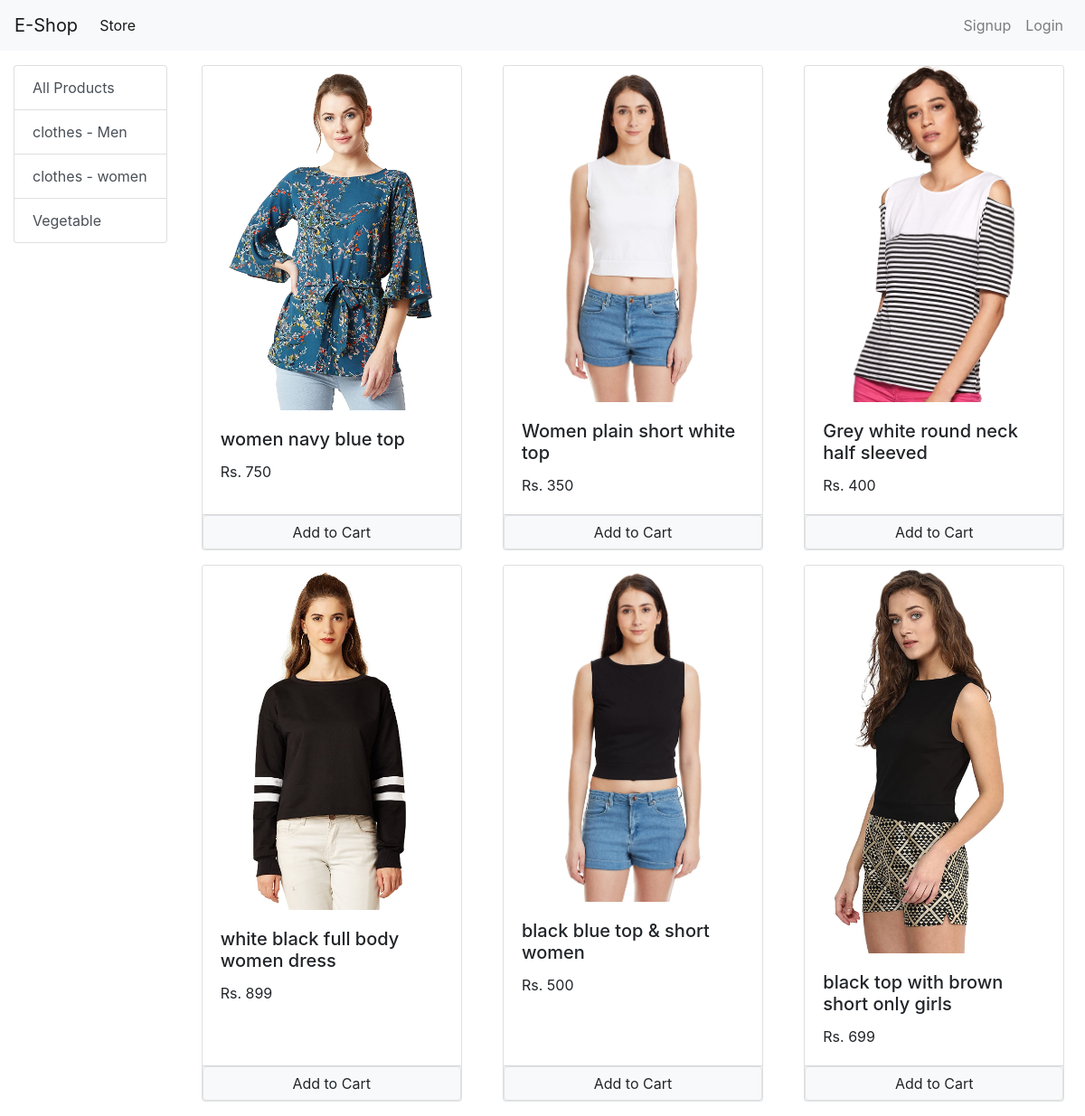
The app's page /?category=2 with its own data.
### store/models.py (models this page shows, shortened)
class Category(models.Model):
    name = models.CharField(max_length=50)
    def __str__(self):
        return self.name
    @staticmethod
    def get_all_category():
        return Category.objects.all()

class Product(models.Model):
    name = models.CharField(max_length=50)
    price = models.IntegerField(default=0)
    category = models.ForeignKey(Category, on_delete=models.CASCADE, default=1)
    description = models.CharField(max_length=200, default='')
    image = models.ImageField(upload_to='uploads/products/')
    @staticmethod
    def get_all_products_by_category_id(category_id):
        print(f"inside func with id-- {category_id}")
        if category_id:
            return Product.objects.filter(category = category_id)
        else:
            return Product.get_all_products()

### store/views.py (the view, shortened to what this page needs)
# urls.py: path('', Index_page.as_view(), name="index"),
class Index_page(View):
    def get(self, request):
        print(f"Request method ===== {request.method}")
        cart = request.session.get('cart')
        if not cart:
            request.session['cart'] = {}
        products = None
        categories = Category.get_all_category()
        category_id = request.GET.get('category')
        print(f"category id = {category_id}")
        if category_id:
            products = Product.get_all_products_by_category_id(category_id)
        else:
            products = Product.get_all_products()
        data = {}
        data['products'] = products
        data['categories'] = categories
        print(f"Email id customer : {request.session.get('email')}")
        print(f"Data are == {data}")
        return render(request, 'index.html',data)

### store/templatetags/cart.py (called while the page is built)
@register.filter(name='is_in_cart')
def is_in_cart(product, cart):
    keys = cart.keys()
    for id in keys:
        if int(id) == product.id:
            return True
    return False

### store/templatetags/custom_filter.py (called while the page is built)
@register.filter(name='currency')
def currency(number):
    return "Rs. "+str(number)

### store/templates/index.html (shortened to what this page needs)
{% extends 'base.html' %}
{% block content %}
{% load cart %}
{% load custom_filter %}
<div class="container-fluid mt-3">
    <div class="row">
        <div class="col-lg-2 mx-auto">
            <ul class="list-group">
                <a href="/" class="list-group-item list-group-item-action">All Products</a>
                {% for category in categories %}
                <a href="/?category={{category.id}}" class="list-group-item list-group-item-action">{{category.name}}</a>
                {% endfor %}
            </ul>
        </div>
        <div id="products" class="col-lg-10 mx-auto">
            <div class="row">
                {% for product in products %}
                <div class="card mx-auto mb-3" id="{{product.id}}" style="width: 18rem;">
                    <img class="card-img-top" src="{{product.image.url}}" alt="Card image cap">
                    <div class="card-body">
                        <h5 class="card-title">{{product.name}}</h5>
                        <p class="card-text">{{product.price|currency}}</p>
                    </div>
                    <div class="card-footer p-0">
                        {% if product|is_in_cart:request.session.cart %}
                            <div class="row no-gutters">
                                <form action="/#{{product.id}}" method="post" class="col-2">
                                    {% csrf_token %}
                                    <input type="text" name="product_id" value='{{product.id}}' hidden>
                                    <input type="text" name="remove" value='True' hidden>
                                    <input type="submit" value=" - " class="btn btn-block btn-secondary">
                                </form>
                                <div class="text-center col">{{product|cart_quantity:request.session.cart}} in Cart</div>
                                <form action="/#{{product.id}}" method="post" class="col-2">
                                    {% csrf_token %}
                                    <input type="text" name="product_id" value='{{product.id}}' hidden>
                                    <input type="submit" value=" + " class="btn btn-block btn-secondary">
                                </form>
                            </div>
                        {% else %}
                            <form action="/#{{product.id}}" method="post" class="btn-block">
                                <input type="submit" value="Add to Cart" class="float-right btn btn-light border form-control">
                            </form>
                        {% endif %}
                    </div>
                </div>
                {% endfor %}
            </div>
        </div>
    </div>
</div>
{% endblock content %}

### records on screen
Category: name "clothes - Men"
Category: name "clothes - women"
Category: name "Vegetable"
Product: image (picture), name "women navy blue top", price "Rs. 750"
Product: image (picture), name "Women plain short white top", price "Rs. 350"
Product: image (picture), name "Grey white round neck half sleeved", price "Rs. 400"
Product: image (picture), name "white black full body women dress", price "Rs. 899"
Product: image (picture), name "black blue top & short women", price "Rs. 500"
Product: image (picture), name "black top with brown short only girls", price "Rs. 699"
